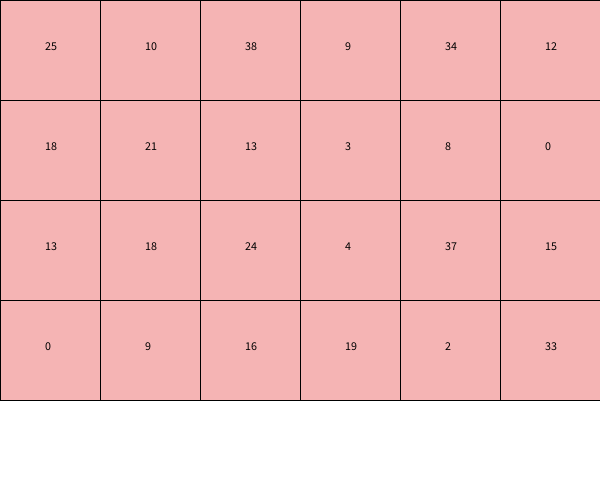
Frame 1 (no input)
Frame 60 (the mouse pressed at the canvas centre just before this capture): identical to frame 1, image omitted
Frame 120 (the mouse held since frame 60 and released just before this capture): identical to frame 1, image omitted

The Processing sketch that drew this single still picture (run headless with seeded random() and noise(); from frame 60 on, the mouse is pressed at the canvas centre):

// Processing sketch: week11_2
// ── week11_2.pde
void setup(){
  size(600,500);
  for(int i=0;i<4;i++){
    for(int j=0;j<6;j++){
      value[i][j]=int(random(40));
    }
  }
}
int [][]value=new int[4][6];
void draw(){
  background(255);
  for(int i=0;i<4;i++){
    for(int j=0;j<6;j++){
      fill(#F5B4B4); rect(j*100,i*100,100,100);
      fill(0);text(value[i][j],j*100+45,i*100+50);
    }
  }
}
